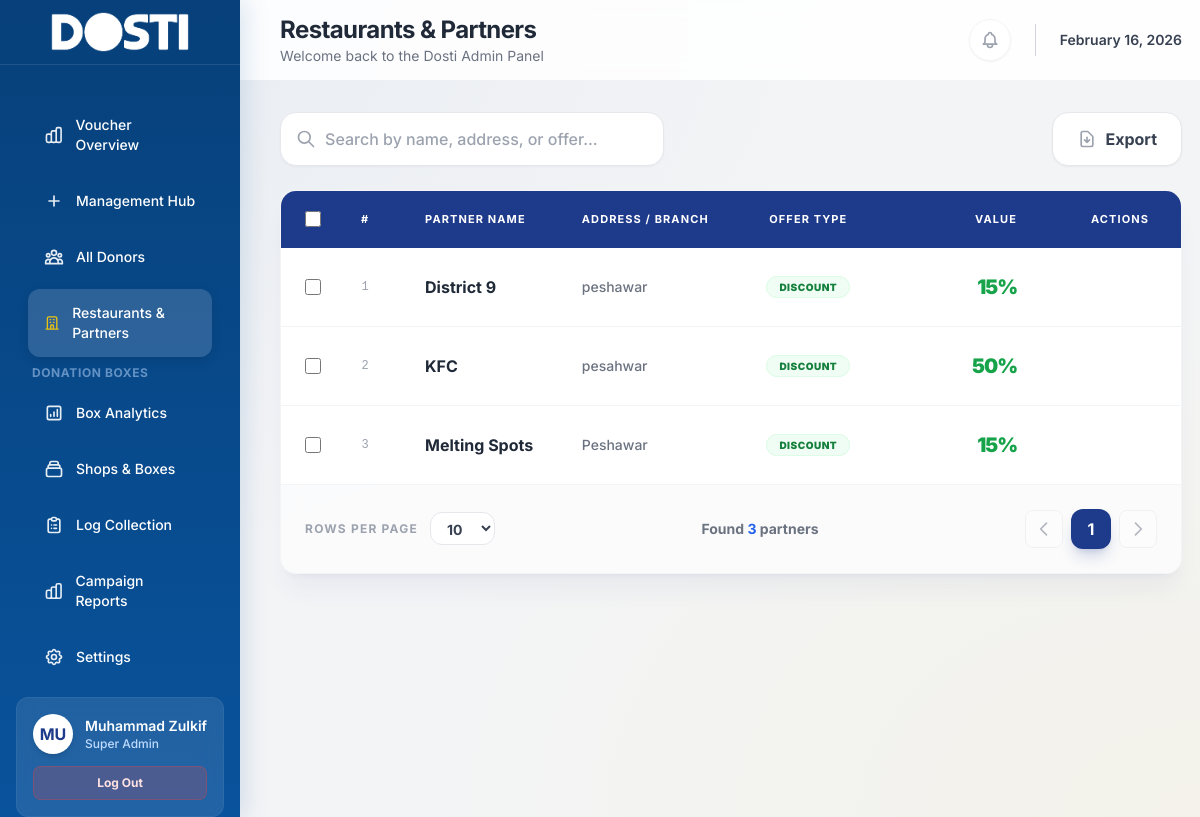
The app's page /index.php?page=restaurants_list (signed in) with its own data.
### tables this page shows
CREATE TABLE `restaurants` (
  `id` int(11) NOT NULL,
  `name` varchar(255) NOT NULL,
  `address` text DEFAULT NULL,
  `discount_percentage` int(11) DEFAULT 0,
  `custom_price` decimal(10,2) DEFAULT 0.00,
  `created_at` timestamp NOT NULL DEFAULT current_timestamp()
);

### pages/restaurants_list.php (the view, shortened to what this page needs)
<?php
include __DIR__ . '/../config.php';
$result = $conn->query("SELECT * FROM restaurants ORDER BY created_at DESC");
?>
<div class="space-y-6">
    <div class="flex flex-col md:flex-row gap-4 justify-between items-center mb-2 animate-in fade-in slide-in-from-top-4 duration-500">
        <div class="relative w-full md:w-96 group">
            <div class="absolute inset-y-0 left-0 pl-4 flex items-center pointer-events-none text-gray-400 group-focus-within:text-blue-600 transition-colors">
            </div>
            <input type="text" id="restaurant-search" placeholder="Search by name, address, or offer..."
                class="w-full pl-11 pr-4 py-3.5 bg-white border border-gray-200 rounded-2xl focus:outline-none focus:ring-4 focus:ring-blue-500/10 focus:border-blue-500 transition-all shadow-sm shadow-blue-900/5 font-medium text-gray-700">
        </div>
        <div class="flex items-center gap-3 w-full md:w-auto">
            <div class="relative inline-block text-left w-auto overflow-visible">
                <button class="export-dropdown-btn inline-flex justify-center items-center gap-2 px-6 py-3.5 bg-white border border-gray-200 text-gray-700 font-bold rounded-2xl hover:bg-gray-50 transition-all shadow-sm active:scale-95">
                    <svg class="w-5 h-5 text-gray-400" fill="none" stroke="currentColor" viewBox="0 0 24 24"><path stroke-linecap="round" stroke-linejoin="round" stroke-width="2" d="M12 10v6m0 0l-3-3m3 3l3-3m2 8H7a2 2 0 01-2-2V5a2 2 0 012-2h5.586a1 1 0 01.707.293l5.414 5.414a1 1 0 01.293.707V19a2 2 0 01-2 2z"></path></svg>
                    Export
                </button>
            </div>
        </div>
    </div>
    <div class="glass-panel overflow-hidden border border-gray-100 shadow-xl shadow-blue-900/5 animate-in fade-in duration-700">
        <div class="overflow-x-auto custom-scrollbar">
            <table id="restaurant-table" class="w-full text-left border-collapse min-w-[900px]">
                <thead>
                    <tr class="bg-blue-900 text-white text-[11px] uppercase tracking-widest font-black">
                        <th class="px-6 py-5 w-16">
                            <div class="flex items-center justify-center">
                                <input type="checkbox" onchange="toggleSelectAll('restaurant-table', this)" class="w-4 h-4 rounded border-gray-300 text-blue-600 focus:ring-blue-500 cursor-pointer">
                            </div>
                        </th>
                        <th class="px-4 py-5 w-16">#</th>
                        <th class="px-4 py-5">Partner Name</th>
                        <th class="px-4 py-5">Address / Branch</th>
                        <th class="px-4 py-5 text-center">Offer Type</th>
                        <th class="px-4 py-5 text-right w-40">Value</th>
                        <th class="px-8 py-5 text-right w-32">Actions</th>
                    </tr>
                </thead>
                <tbody id="restaurant-tbody" class="divide-y divide-gray-100 text-sm">
                    <?php if ($result->num_rows > 0): $count = 1; ?>
                        <?php while ($row = $result->fetch_assoc()): ?>
                            <tr class="rich-table-row group bg-white hover:bg-blue-50/50 transition-all duration-300" data-restaurant-id="<?php echo (int)$row['id']; ?>">
                                <td class="px-6 py-5">
                                    <div class="flex items-center justify-center">
                                        <input type="checkbox" class="row-checkbox w-4 h-4 rounded border-gray-300 text-blue-600 focus:ring-blue-500 cursor-pointer">
                                    </div>
                                </td>
                                <td class="px-4 py-5 text-gray-400 font-mono text-xs"><?php echo $count++; ?></td>
                                <td class="px-4 py-5 font-bold text-gray-800 text-base">
                                    <?php echo htmlspecialchars($row['name']); ?>
                                </td>
                                <td class="px-4 py-5 text-gray-500 font-medium">
                                    <?php echo htmlspecialchars($row['address'] ?: 'Main Branch'); ?>
                                </td>
                                <td class="px-4 py-5 text-center">
                                    <?php if ($row['discount_percentage'] > 0): ?>
                                        <span class="px-3 py-1 bg-green-50 text-green-700 text-[10px] font-black rounded-full uppercase tracking-wider border border-green-100">Discount</span>
                                    <?php elseif ($row['custom_price'] > 0): ?>
                                        <span class="px-3 py-1 bg-blue-50 text-blue-700 text-[10px] font-black rounded-full uppercase tracking-wider border border-blue-100">Flat Rate</span>
                                    <?php else: ?>
                                        <span class="text-gray-300">-</span>
                                    <?php endif; ?>
                                </td>
                                <td class="px-4 py-5 text-right">
                                    <?php if ($row['discount_percentage'] > 0): ?>
                                        <span class="text-xl font-black text-green-600 tracking-tighter"><?php echo $row['discount_percentage']; ?>%</span>
                                    <?php elseif ($row['custom_price'] > 0): ?>
                                        <span class="text-xl font-black text-blue-900 tracking-tighter">Rs. <?php echo number_format($row['custom_price']); ?></span>
                                    <?php else: ?>
                                        <span class="text-gray-300">-</span>
                                    <?php endif; ?>
                                </td>
                                <td class="px-8 py-5 text-right">
                                </td>
                            </tr>
                        <?php endwhile; ?>
                    <?php endif; ?>
                </tbody>
            </table>
        </div>
        <div class="p-6 bg-gray-50/50 border-t border-gray-100 flex flex-col md:flex-row justify-between items-center gap-4">
            <div class="flex items-center gap-3">
                <span class="text-xs font-bold text-gray-400 uppercase tracking-widest">Rows per page</span>
                <select id="rows-per-page-rest" class="bg-white border border-gray-200 text-sm rounded-xl px-3 py-1.5 focus:outline-none focus:ring-2 focus:ring-blue-500/20 font-bold text-gray-700">
                    <option value="10">10</option>
                </select>
            </div>
            <div id="pagination-info-rest" class="text-sm font-bold text-gray-500">
                Found <span id="total-results-rest" class="text-blue-600"><?php echo $result->num_rows; ?></span> partners
            </div>
            <div class="flex items-center gap-2" id="pagination-controls-rest">
            </div>
        </div>
    </div>
</div>

### assets/css/custom.css (style rules this page uses)
:root { --color-primary: #09539c; --color-primary-dark: #07407a; --color-primary-light: #3a7bd5; --color-accent: #ffcb05; --color-accent-hover: #e6b800; --color-bg-body: #f3f4f6; --color-text-main: #1f2937; --color-text-muted: #6b7280; --glass-bg: rgba(255, 255, 255, 0.7); --glass-border: rgba(255, 255, 255, 0.5); --glass-shadow: 0 8px 32px 0 rgba(31, 38, 135, 0.15); --radius-lg: 16px; --radius-xl: 24px; }
body { font-family: 'Inter', system-ui, -apple-system, sans-serif; background-color: var(--color-bg-body); color: var(--color-text-main); background-image: radial-gradient(at 0% 0%, rgba(9, 83, 156, 0.05) 0px, transparent 50%), radial-gradient(at 100% 100%, rgba(255, 203, 5, 0.05) 0px, transparent 50%); background-attachment: fixed; }
.glass-panel { background: var(--glass-bg); backdrop-filter: blur(12px); -webkit-backdrop-filter: blur(12px); border: 1px solid var(--glass-border); box-shadow: var(--glass-shadow); border-radius: var(--radius-lg); }
.rich-table-row { transition: all 0.2s ease; border-bottom: 1px solid rgba(229, 231, 235, 0.5); }

### records on screen
restaurants: name "District 9", address "peshawar", shows "DISCOUNT", discount_percentage "15"
restaurants: name "KFC", address "pesahwar", shows "DISCOUNT", discount_percentage "50"
restaurants: name "Melting Spots", address "Peshawar", shows "DISCOUNT", discount_percentage "15"

### other values on screen
substr($name, 0, 2) "MU"
$name "Muhammad Zulkif"
$role_badges[$_SESSION['admin_role']] "Super Admin"
$pageTitle "Restaurants & Partners"
$result->num_rows "3"
